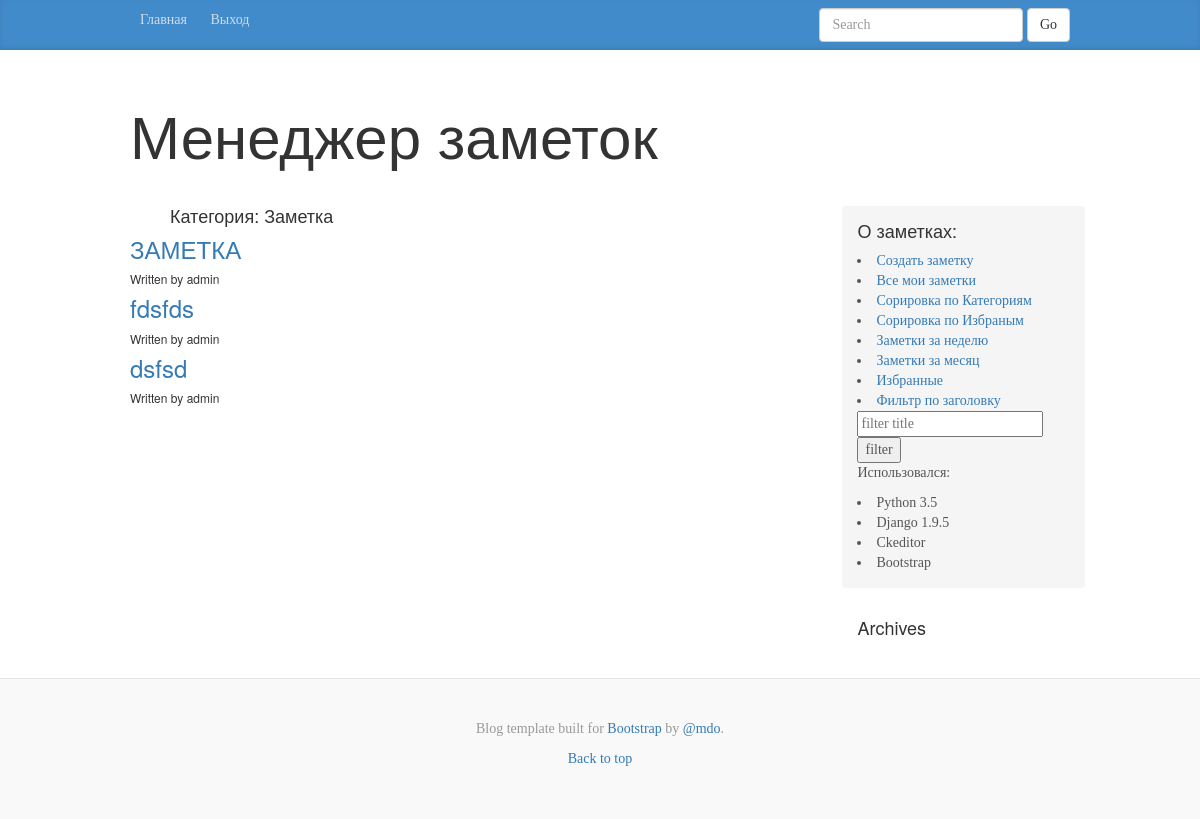
/category/get/2/ (signed in), run on the app's committed database.
### notes/models.py (models this page shows, shortened)
class Category(MPTTModel):
    class Meta():
        db_table = 'Category'
        verbose_name_plural = "Категории"
        verbose_name = "Категория"
        ordering = ('tree_id', 'level')
    name = models.CharField(max_length=150)
    parent = TreeForeignKey('self', null=True, blank=True,
                            related_name='children',
                            verbose_name='parent class')
    def __str__(self):
        return self.name
    class MPTTMeta:
        order_insertion_py = ['name']

class Notes(models.Model):
    class Meta:
        db_table = 'Notes'
        verbose_name_plural = "Заметки"
    id = models.UUIDField(primary_key=True, default=uuid.uuid4, editable=False)
    title = models.CharField(max_length=150)
    text = RichTextField(null=True, blank=True)
    date_added = models.DateTimeField(auto_now_add=True)
    date_modified = models.DateTimeField(auto_now=True)
    author = models.ForeignKey(settings.AUTH_USER_MODEL, default=1)
    favorites = models.BooleanField(default=False)
    category = models.ForeignKey(Category, blank=True,
                                 null=True, related_name='cat')
    publish = models.BooleanField(default=False)

### notes/views.py (the view)
# urls.py: url(r'^category/get/(?P<category_id>\d+)/$', notes.views.category,
def category(request, category_id=1):
    args = {
        'category_all': Category.objects.all(),
        'category': Category.objects.get(id=category_id),
        'notes': Notes.objects.filter(
            category=category_id,
            author=auth.get_user(request).id)
        .select_related('category', 'author'),
        'username': auth.get_user(request).username,
    }
    return render_to_response('category.html', args)

### notes/templates/category.html
{% extends 'main.html' %}
{% load staticfiles %}
{% load i18n mptt_tags %}
{% block notes %}
<ul class="right"><h4> Категория: {{ category }}</h4></ul>
{% for note in notes %}<article>
    <h3><a href="/note/{{note.id}}">{{ note.title }}</a></h3>
    <h6>Written by {{note.author.username}} {{ note.date }}</h6>
{% endfor %}
{%  endblock %}

### static/css/blog.css (style rules this page uses)
body { font-family: Georgia, "Times New Roman", Times, serif; color: #555; }
h1, .h1, h2, .h2, h3, .h3, h4, .h4, h5, .h5, h6, .h6 { margin-top: 0; font-family: "Helvetica Neue", Helvetica, Arial, sans-serif; font-weight: normal; color: #333; }

### data on the page
Category: name "Заметка"
Notes: title "ЗАМЕТКА", author.username "admin"
Notes: title "fdsfds", author.username "admin"
Notes: title "dsfsd", author.username "admin"
